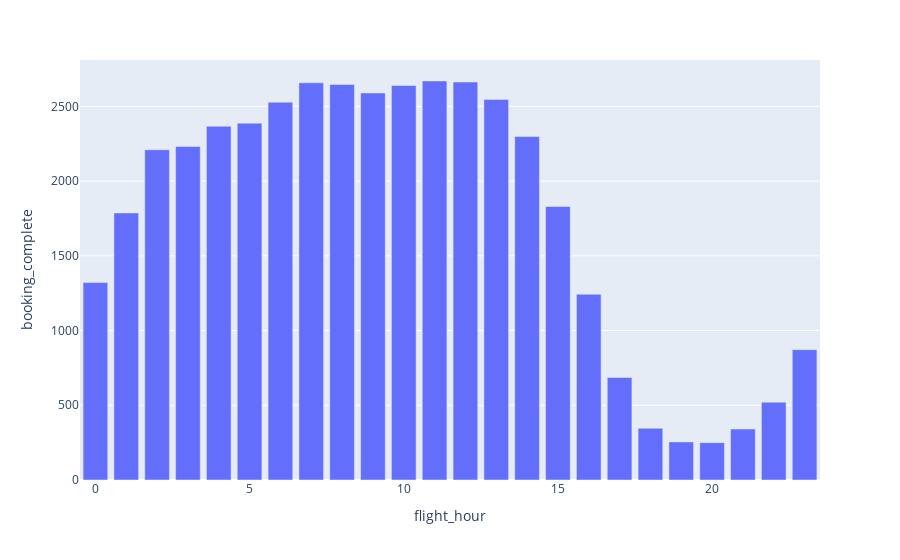

The notebook cell saved with this chart:
### Code cell
fig = px.bar(reservationcIN_par_heure_de_vol, x='flight_hour',y='booking_complete')
fig.show()

### Figure 1 — Plotly figure (JSON) as saved in the notebook; plotly's stock layout.template omitted (floating-point values rounded to 4 significant figures)
{"data": [{"alignmentgroup": "True", "hovertemplate": "flight_hour=%{x}<br>booking_complete=%{y}<extra></extra>", "legendgroup": "", "marker": {"color": "#636efa", "pattern": {"shape": ""}}, "name": "", "offsetgroup": "", "orientation": "v", "showlegend": false, "textposition": "auto", "type": "bar", "x": [0, 1, 2, 3, 4, 5, 6, 7, 8, 9, 10, 11, 12, 13, 14, 15, 16, 17, 18, 19, 20, 21, 22, 23], "xaxis": "x", "y": [1321, 1787, 2210, 2232, 2367, 2388, 2528, 2658, 2647, 2590, 2640, 2670, 2663, 2547, 2298, 1830, 1243, 686, 346, 255, 250, 341, 521, 872], "yaxis": "y"}], "layout": {"barmode": "relative", "legend": {"tracegroupgap": 0}, "margin": {"t": 60}, "xaxis": {"anchor": "y", "domain": [0, 1], "title": {"text": "flight_hour"}}, "yaxis": {"anchor": "x", "domain": [0, 1], "title": {"text": "booking_complete"}}}}
